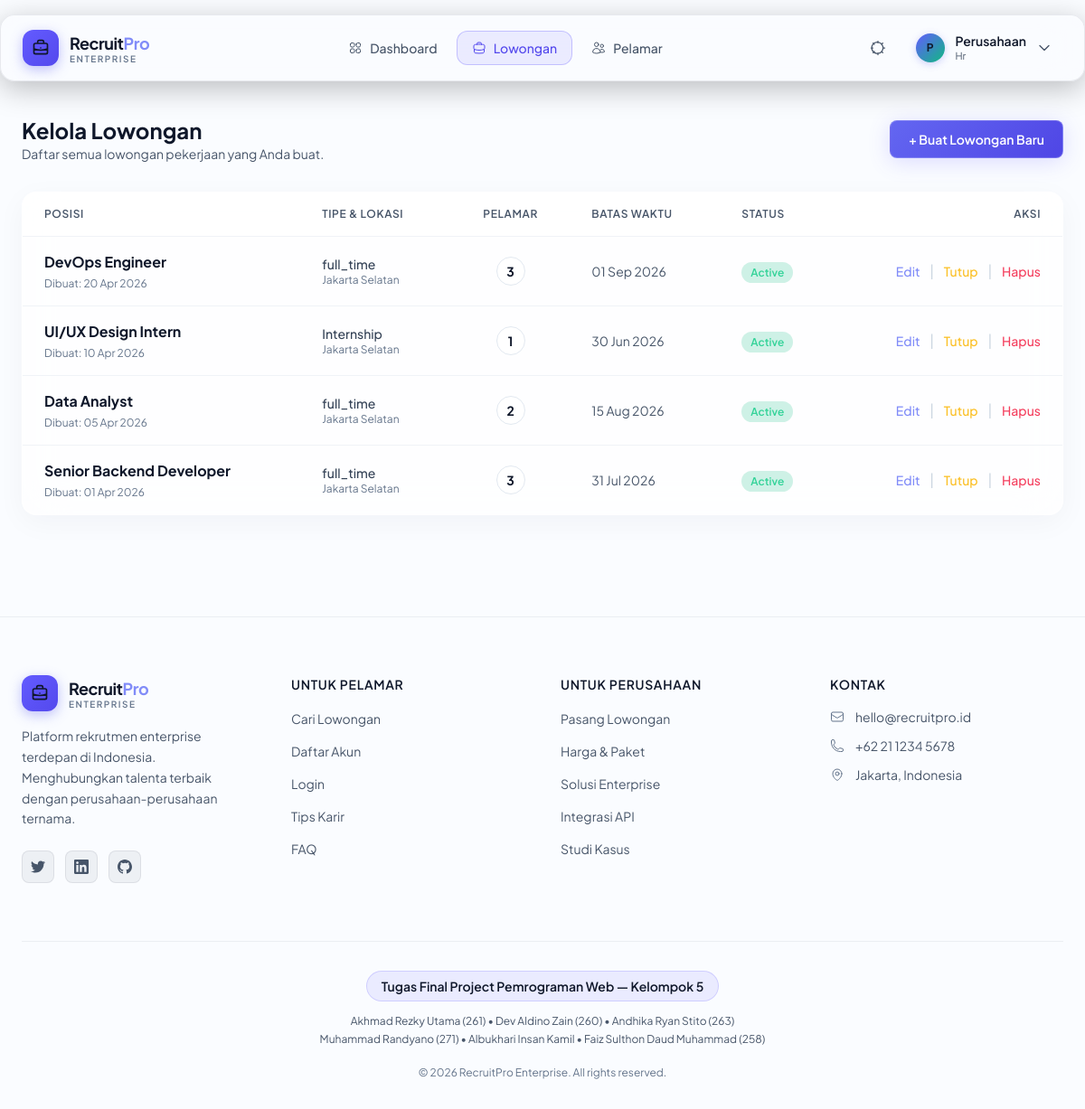
/hr/jobs/list.php (signed in), run on the app's committed database.
### tables this page shows
CREATE TABLE `jobs` (
  `id` int(10) unsigned NOT NULL AUTO_INCREMENT,
  `hr_profile_id` int(10) unsigned NOT NULL,
  `title` varchar(255) NOT NULL,
  `description` text NOT NULL,
  `requirements` text DEFAULT NULL,
  `location` varchar(255) DEFAULT NULL,
  `job_type` varchar(50) NOT NULL DEFAULT 'full_time',
  `industry_category` varchar(50) DEFAULT NULL,
  `salary_range` varchar(100) DEFAULT NULL,
  `deadline` date DEFAULT NULL,
  `status` varchar(20) NOT NULL DEFAULT 'active',
  `created_at` datetime NOT NULL DEFAULT current_timestamp(),
  `updated_at` datetime NOT NULL DEFAULT current_timestamp() ON UPDATE current_timestamp(),
  PRIMARY KEY (`id`),
  KEY `idx_jobs_status` (`status`),
  KEY `idx_jobs_hr` (`hr_profile_id`),
  KEY `idx_jobs_industry` (`industry_category`),
  KEY `idx_jobs_type` (`job_type`),
  KEY `idx_jobs_deadline` (`deadline`),
  FULLTEXT KEY `idx_jobs_search` (`title`,`description`),
  CONSTRAINT `fk_jobs_hr` FOREIGN KEY (`hr_profile_id`) REFERENCES `hr_profiles` (`id`) ON DELETE CASCADE
);

### hr/jobs/list.php (the view, shortened to what this page needs)
<?php
$pdo = Database::getConnection();
$stmt = $pdo->prepare("SELECT id FROM hr_profiles WHERE user_id = :uid");
$stmt->execute(['uid' => $_SESSION['user_id']]);
$hrId = $stmt->fetchColumn();
$stmt = $pdo->prepare("
    SELECT j.*,
           (SELECT COUNT(*) FROM applications WHERE job_id = j.id) as applicant_count
    FROM jobs j
    WHERE j.hr_profile_id = :hr_id
    ORDER BY j.created_at DESC
");
$stmt->execute(['hr_id' => $hrId]);
$jobs = $stmt->fetchAll();
?>
<!DOCTYPE html>
<html lang="id">
<head>
    <script src="https://cdn.tailwindcss.com"></script>
    <link rel="stylesheet" href="<?= BASE_URL ?>/assets/css/design-system.css">
    <link rel="stylesheet" href="<?= BASE_URL ?>/assets/css/components.css">
</head>
<body class="bg-slate-900 text-slate-200 font-sans antialiased min-h-screen flex flex-col relative">
    <?php require_once __DIR__ . '/../../components/header.php'; ?>
    <main class="flex-grow max-w-[1400px] mx-auto w-full px-4 sm:px-6 py-8">
        <div class="flex flex-col md:flex-row md:items-center justify-between gap-4 mb-8">
            <div>
                <h1 class="text-2xl font-bold text-white">Kelola Lowongan</h1>
                <p class="text-sm text-slate-400">Daftar semua lowongan pekerjaan yang Anda buat.</p>
            </div>
            <a href="<?= BASE_URL ?>/hr/jobs/create.php" class="btn-primary px-5 py-2.5 text-sm">
                + Buat Lowongan Baru
            </a>
        </div>
        <div class="glass-card overflow-hidden">
            <div class="overflow-x-auto">
                <table class="w-full text-left border-collapse">
                    <thead>
                        <tr class="bg-slate-800/50 text-xs uppercase tracking-wider text-slate-400 border-b border-slate-700/50">
                            <th class="px-6 py-4 font-semibold">Posisi</th>
                            <th class="px-6 py-4 font-semibold">Tipe & Lokasi</th>
                            <th class="px-6 py-4 font-semibold text-center">Pelamar</th>
                            <th class="px-6 py-4 font-semibold">Batas Waktu</th>
                            <th class="px-6 py-4 font-semibold">Status</th>
                            <th class="px-6 py-4 font-semibold text-right">Aksi</th>
                        </tr>
                    </thead>
                    <tbody class="divide-y divide-slate-700/50">
                        <?php if (empty($jobs)): ?>
                            <tr>
                                <td colspan="6" class="px-6 py-12 text-center text-slate-400">Belum ada lowongan yang dibuat.</td>
                            </tr>
                        <?php else: ?>
                            <?php foreach ($jobs as $job): ?>
                                <tr class="hover:bg-white/[0.02] transition-colors">
                                    <td class="px-6 py-4">
                                        <div class="font-bold text-white text-base mb-1"><?= htmlspecialchars($job['title']) ?></div>
                                        <div class="text-xs text-slate-500">Dibuat: <?= date('d M Y', strtotime($job['created_at'])) ?></div>
                                    </td>
                                    <td class="px-6 py-4 text-sm text-slate-300">
                                        <div class="font-medium"><?= JOB_TYPES[$job['job_type']] ?? $job['job_type'] ?></div>
                                        <div class="text-xs text-slate-500"><?= htmlspecialchars($job['location']) ?></div>
                                    </td>
                                    <td class="px-6 py-4 text-center">
                                        <span class="inline-flex items-center justify-center w-8 h-8 rounded-full bg-slate-800 text-sm font-bold text-white border border-slate-700">
                                            <?= $job['applicant_count'] ?>
                                        </span>
                                    </td>
                                    <td class="px-6 py-4 text-sm text-slate-400">
                                        <?= date('d M Y', strtotime($job['deadline'])) ?>
                                    </td>
                                    <td class="px-6 py-4">
                                        <?php
                                        $bg = 'bg-slate-500/20'; $text = 'text-slate-400';
                                        if ($job['status'] === JOB_STATUS_ACTIVE) { $bg = 'bg-emerald-500/20'; $text = 'text-emerald-400'; }
                                        ?>
                                        <span class="px-2.5 py-1 rounded-full text-xs font-semibold <?= $bg ?> <?= $text ?> capitalize">
                                            <?= htmlspecialchars($job['status']) ?>
                                        </span>
                                    </td>
                                    <td class="px-6 py-4 text-right space-x-2">
                                        <a href="<?= BASE_URL ?>/hr/jobs/edit.php?id=<?= $job['id'] ?>" class="text-indigo-400 hover:text-indigo-300 text-sm font-medium">Edit</a>
                                        <?php if ($job['status'] === JOB_STATUS_ACTIVE): ?>
                                            <span class="text-slate-600">|</span>
                                            <form action="delete.php" method="POST" class="inline" onsubmit="return confirm('Tutup lowongan ini? Lowongan yang ditutup tidak bisa dilamar lagi.');">
                                                <button type="submit" class="text-amber-400 hover:text-amber-300 text-sm font-medium">Tutup</button>
                                            </form>
                                        <?php endif; ?>
                                        <span class="text-slate-600">|</span>
                                        <form action="delete.php" method="POST" class="inline" onsubmit="return confirm('Hapus lowongan ini secara permanen? Semua data pelamar di lowongan ini akan ikut terhapus!');">
                                            <button type="submit" class="text-rose-500 hover:text-rose-400 text-sm font-medium">Hapus</button>
                                        </form>
                                    </td>
                                </tr>
                            <?php endforeach; ?>
                        <?php endif; ?>
                    </tbody>
                </table>
            </div>
        </div>
    </main>
    <?php require_once __DIR__ . '/../../components/footer.php'; ?>
</body>
</html>

### assets/css/design-system.css (style rules this page uses)
:root { --glass-bg: rgba(255, 255, 255, 0.7); --glass-border: rgba(255, 255, 255, 0.8); --glass-shadow: 0 8px 32px rgba(15, 23, 42, 0.04); --glass-blur: 24px; --indigo-glow: 0 4px 24px rgba(99, 91, 255, 0.2); --emerald-glow: 0 4px 24px rgba(16, 185, 129, 0.15); }
.glass-card { background: var(--glass-bg); backdrop-filter: blur(var(--glass-blur)); -webkit-backdrop-filter: blur(var(--glass-blur)); border: 1px solid var(--glass-border); border-radius: 1rem; box-shadow: var(--glass-shadow); }
.btn-primary { background: linear-gradient(135deg, #6366f1 0%, #4f46e5 100%); color: #ffffff !important; font-weight: 600; padding: 0.75rem 1.75rem; border-radius: 0.5rem; box-shadow: var(--indigo-glow); transition: all 0.2s cubic-bezier(0.4, 0, 0.2, 1); display: inline-flex; align-items: center; gap: 0.5rem; border: 1px solid rgba(255, 255, 255, 0.2); position: relative; z-index: 1; }
.btn-primary::before { content: ''; position: absolute; inset: -3px; background: linear-gradient(135deg, #4f46e5, #06b6d4, #34d399); border-radius: 0.6rem; z-index: -1; opacity: 0; transition: opacity 0.4s ease; filter: blur(8px); }

### data on the page
jobs: title "DevOps Engineer", created_at "20 Apr 2026", job_type "full_time", location "Jakarta Selatan", applicant_count "3", deadline "01 Sep 2026", status "Active"
jobs: title "UI/UX Design Intern", created_at "10 Apr 2026", job_type "Internship", location "Jakarta Selatan", applicant_count "1", deadline "30 Jun 2026", status "Active"
jobs: title "Data Analyst", created_at "05 Apr 2026", job_type "full_time", location "Jakarta Selatan", applicant_count "2", deadline "15 Aug 2026", status "Active"
jobs: title "Senior Backend Developer", created_at "01 Apr 2026", job_type "full_time", location "Jakarta Selatan", applicant_count "3", deadline "31 Jul 2026", status "Active"

### other printed values
substr(htmlspecialchars($userName), 0, 1) "P"
$userName "Perusahaan"
$currentRole "Hr"
